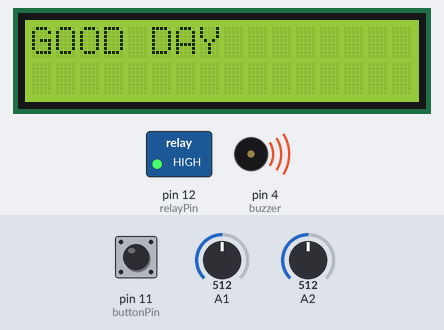
Simulated run of this sketch. Board: Arduino Uno, built with avr-gcc and run on an emulated ATmega328P. Parts: 16×2 character LCD, switched loads named in the sketch (green lamp = pin HIGH), buzzer (waves = sounding). The inputs (shaded band) are chosen by the test bench; at power-on: pin 11 (buttonPin) LOW, A1 = 512, A2 = 512. What the sketch prints to the serial monitor is not drawn.

Above: at 0.2 s.
At 4.6 s:
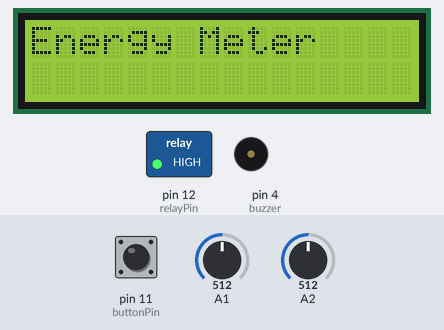
At 23.2 s:
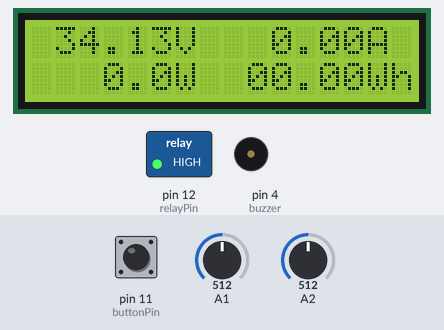
At 36.2 s:
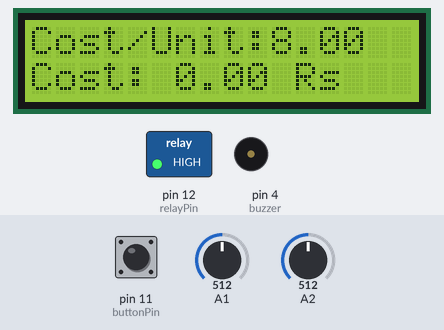
Timing chart, 0 to 37.7 s (numbered marks = the images above):
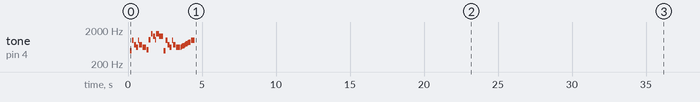

Measured:
- what the display in image 1 shows lasts 2.0 s, from 4.6 s to 6.6 s
- what the display in image 2 shows lasts 1.6 s, from 23.1 s to 24.7 s

The sketch:

Arduino_Energy_Meter004.ino
```cpp
/*
 * Documentation:
*This Energy Meter project offers a user-friendly interface through an LCD display, providing valuable

*information on electrical parameters. The project begins with a welcome message and a dynamic scrolling description,
creating an engaging startup sequence. The real-time display of voltage, current, power, and energy consumption,
along with unit conversions, ensures comprehensive information for the user.

*The code employs modular functions, enhancing maintainability. The controlRelay function ensures
safety by monitoring current levels and controlling the relay accordingly. Manual control through
a button press and accompanying audio feedback via the buzzer adds a convenient user interface.

*The scrolling text function provides additional project details during the initialization phase,
improving the user experience. The removal of the musical theme simplifies the code while maintaining its
essential functionality.

*The LCD layout effectively presents information with labeled units, contributing to user-friendly output
 Additionally, the code includes energy cost calculations, extending its practical utility.

*In summary, this Energy Meter project showcases a well-structured and documented codebase,
offering a versatile solution for monitoring and controlling electrical parameters.
The removal of the musical component streamlines the code, and thorough comments aid understanding
and future modifications. The integration of an LCD display, relay control, and user interaction
elements makes this project a valuable tool for practical applications.*/

//CONTRIBUTORS
/*
 * Anagha Ravikumar
 * Anfaz K A
 * Arni Prem
 * Aswin Lal K S
*/


#include <Wire.h>
#include <LiquidCrystal_I2C.h>

LiquidCrystal_I2C lcd(0x27, 2, 16);
const int analogInPin = A0;
const int relayPin = 12;
const int buttonPin = 11;
bool isButtonPressed = false;
unsigned long lastButtonPress = 0;

int a, b, c;
long volt, current, power, ah, wh;
unsigned long msec = 0;
float time = 0.0;
int sample = 0;
float totalCharge = 0.0;
float averageAmps = 0.0;
float ampSeconds = 0.0;
long ampHours = 0;

/*
  Pacman Intro Theme
  Connect a piezo buzzer or speaker to pin 11 or select a new pin.
  More songs available at https://github.com/robsoncouto/arduino-songs

                                              Robson Couto, 2019
*/
#define NOTE_B0  31
#define NOTE_C1  33
#define NOTE_CS1 35
#define NOTE_D1  37
#define NOTE_DS1 39
#define NOTE_E1  41
#define NOTE_F1  44
#define NOTE_FS1 46
#define NOTE_G1  49
#define NOTE_GS1 52
#define NOTE_A1  55
#define NOTE_AS1 58
#define NOTE_B1  62
#define NOTE_C2  65
#define NOTE_CS2 69
#define NOTE_D2  73
#define NOTE_DS2 78
#define NOTE_E2  82
#define NOTE_F2  87
#define NOTE_FS2 93
#define NOTE_G2  98
#define NOTE_GS2 104
#define NOTE_A2  110
#define NOTE_AS2 117
#define NOTE_B2  123
#define NOTE_C3  131
#define NOTE_CS3 139
#define NOTE_D3  147
#define NOTE_DS3 156
#define NOTE_E3  165
#define NOTE_F3  175
#define NOTE_FS3 185
#define NOTE_G3  196
#define NOTE_GS3 208
#define NOTE_A3  220
#define NOTE_AS3 233
#define NOTE_B3  247
#define NOTE_C4  262
#define NOTE_CS4 277
#define NOTE_D4  294
#define NOTE_DS4 311
#define NOTE_E4  330
#define NOTE_F4  349
#define NOTE_FS4 370
#define NOTE_G4  392
#define NOTE_GS4 415
#define NOTE_A4  440
#define NOTE_AS4 466
#define NOTE_B4  494
#define NOTE_C5  523
#define NOTE_CS5 554
#define NOTE_D5  587
#define NOTE_DS5 622
#define NOTE_E5  659
#define NOTE_F5  698
#define NOTE_FS5 740
#define NOTE_G5  784
#define NOTE_GS5 831
#define NOTE_A5  880
#define NOTE_AS5 932
#define NOTE_B5  988
#define NOTE_C6  1047
#define NOTE_CS6 1109
#define NOTE_D6  1175
#define NOTE_DS6 1245
#define NOTE_E6  1319
#define NOTE_F6  1397
#define NOTE_FS6 1480
#define NOTE_G6  1568
#define NOTE_GS6 1661
#define NOTE_A6  1760
#define NOTE_AS6 1865
#define NOTE_B6  1976
#define NOTE_C7  2093
#define NOTE_CS7 2217
#define NOTE_D7  2349
#define NOTE_DS7 2489
#define NOTE_E7  2637
#define NOTE_F7  2794
#define NOTE_FS7 2960
#define NOTE_G7  3136
#define NOTE_GS7 3322
#define NOTE_A7  3520
#define NOTE_AS7 3729
#define NOTE_B7  3951
#define NOTE_C8  4186
#define NOTE_CS8 4435
#define NOTE_D8  4699
#define NOTE_DS8 4978
#define REST      0
int tempo = 105;
int buzzer = 4;

int melody[] = {
  NOTE_B4, 16, NOTE_B5, 16, NOTE_FS5, 16, NOTE_DS5, 16,
  NOTE_B5, 32, NOTE_FS5, -16, NOTE_DS5, 8, NOTE_C5, 16,
  NOTE_C6, 16, NOTE_G6, 16, NOTE_E6, 16, NOTE_C6, 32, NOTE_G6, -16, NOTE_E6, 8,

  NOTE_B4, 16,  NOTE_B5, 16,  NOTE_FS5, 16,   NOTE_DS5, 16,  NOTE_B5, 32,
  NOTE_FS5, -16, NOTE_DS5, 8,  NOTE_DS5, 32, NOTE_E5, 32,  NOTE_F5, 32,
  NOTE_F5, 32,  NOTE_FS5, 32,  NOTE_G5, 32,  NOTE_G5, 32, NOTE_GS5, 32,  NOTE_A5, 16, NOTE_B5, 8
};

int notes = sizeof(melody) / sizeof(melody[0]) / 2;
int wholenote = (60000 * 4) / tempo;
int divider = 0, noteDuration = 0;

void setup() {
  pinMode(relayPin, OUTPUT);
  digitalWrite(relayPin, HIGH);
  pinMode(buttonPin, INPUT);
  pinMode(buzzer, OUTPUT);
  lcd.begin(16, 2);
  Serial.begin(9600);
  lcd.init();
  lcd.backlight();

  lcd.setCursor(0, 0);
  lcd.print("GOOD DAY");

  for (int thisNote = 0; thisNote < notes * 2; thisNote = thisNote + 2) {
    divider = melody[thisNote + 1];
    if (divider > 0) {
      noteDuration = (wholenote) / divider;
    } else if (divider < 0) {
      noteDuration = (wholenote) / abs(divider);
      noteDuration *= 1.5;
    }

    tone(buzzer, melody[thisNote], noteDuration * 0.9);
    delay(noteDuration);
    noTone(buzzer);
  }

  lcd.clear();
  lcd.setCursor(0, 0);
  lcd.print("Energy Meter");

  delay(2000);

  scrollText("Circuits & Measurements Lab  COURSE PROJECT  ");

  for (int i = 0; i < 2; ++i) {
    lcd.setCursor(0, 1);
    lcd.print("Initializing");
    delay(500);
    lcd.print(".");
    delay(500);
    lcd.print(".");
    delay(500);
    lcd.print(".");
    delay(500);
    lcd.clear();
  }

  lcd.clear();
}

void loop() {
  for (int i = 0; i < 200; i++) {
    c = analogRead(A1);
    a = analogRead(A2);
    volt = volt + a;
    current = current + c;
    delay(1);
  }
  current = (current / 200 - 514);
  if (current < 0.01) current = 0;
  current = current * 10.78260;
  volt = volt / 30;
  power = (volt * current) / 1000;

  sample = sample + 1;

  long msec = millis();
  float time = (float)msec / 1000.0;
  totalCharge = totalCharge + current;
  averageAmps = totalCharge / sample;
  ampSeconds = averageAmps * time;
  ampHours = ampSeconds / 3600;
  wh = ampHours * volt;

  Serial.print("{\"voltage\":");
  Serial.print(volt);
  Serial.print("}  ");
  Serial.print(current);
  Serial.print("mA ");
  Serial.print(power, 6);
  Serial.print("W ");
  Serial.print(ampHours, 6);
  Serial.print("Ah ");
  Serial.print(wh);
  Serial.print(" WATTHOUR   ");
  Serial.print(" units   ");
  Serial.print(wh / 1000.0, 6);
  Serial.println();

  controlRelay();
  lcd.setCursor(6, 0);
  lcd.print("V");
  b = volt % 10;
  lcd.setCursor(5, 0);
  lcd.print(b);
  b = (volt / 10) % 10;
  lcd.setCursor(4, 0);
  lcd.print(b);
  lcd.setCursor(3, 0);
  lcd.print(".");
  b = (volt / 100) % 10;
  lcd.setCursor(2, 0);
  lcd.print(b);
  b = (volt / 1000) % 10;
  lcd.setCursor(1, 0);
  if (volt > 999) lcd.print(b);
  else lcd.print(" ");

  lcd.setCursor(14, 0);
  lcd.print("A");

  b = current % 10;
  lcd.setCursor(13, 0);
  lcd.print(b);
  b = (current / 10) % 10;
  lcd.setCursor(12, 0);
  lcd.print(b);
  lcd.setCursor(11, 0);
  lcd.print(".");
  b = (current / 100) % 10;
  lcd.setCursor(10, 0);
  lcd.print(b);

  lcd.setCursor(6, 1);
  lcd.print("W");
  b = power % 10;
  lcd.setCursor(5, 1);
  lcd.print(b);
  b = (power / 10) % 10;
  lcd.setCursor(3, 1);
  lcd.print(b);
  lcd.setCursor(4, 1);
  lcd.print(".");
  b = (power / 100) % 10;
  lcd.setCursor(2, 1);
  if (power > 99) lcd.print(b);
  else lcd.print(" ");
  b = (power / 1000) % 10;

  lcd.setCursor(1, 1);
  if (power > 999) lcd.print(b);
  else lcd.print(" ");

  delay(100);
  lcd.setCursor(14, 1);
  lcd.print("Wh");

  b = wh % 10;
  lcd.setCursor(13, 1);
  lcd.print(b);
  b = (wh / 10) % 10;
  lcd.setCursor(12, 1);
  lcd.print(b);
  lcd.setCursor(11, 1);
  lcd.print(".");
  b = (wh / 100) % 10;
  lcd.setCursor(10, 1);
  lcd.print(b);
  b = (wh / 1000) % 10;
  lcd.setCursor(9, 1);
  lcd.print(b);
  controlRelay();
  delay(1500);

  lcd.clear();
  lcd.setCursor(0, 0);
  lcd.print("Energy Cons:");
  lcd.setCursor(0, 1);
  lcd.print(wh / 1000.0, 6);
  lcd.setCursor(9, 1);
  lcd.print("Units");
  delay(1500);
  lcd.clear();
  controlRelay();
  float costPerUnit = 8.00;
  float energyCost = (wh / 1000.0) * costPerUnit;
  lcd.setCursor(0, 0);
  lcd.print("Cost/Unit: ");
  lcd.setCursor(10, 0);
  lcd.print(costPerUnit);

  lcd.setCursor(0, 1);
  lcd.print("Cost: ");
  lcd.print(energyCost, 2);
  lcd.setCursor(11, 1);
  lcd.print("Rs");

  delay(1500);
  lcd.clear();

  controlRelay();
}

void controlRelay() {
  if (current >= 120) {
    digitalWrite(relayPin, LOW);
    Serial.println("Relay OFF - Current exceeded limit");
  } else {
    if (digitalRead(buttonPin) == HIGH && !isButtonPressed) {
      digitalWrite(relayPin, HIGH);
      Serial.println("Relay ON - Button pressed");
      isButtonPressed = true;
      tone(buzzer, 1000, 1000);
    } else if (isButtonPressed) {
      isButtonPressed = false;
    }
  }
}

void scrollText(const char* text) {
  int textLength = strlen(text);

  for (int i = 0; i < textLength - 16; ++i) {
    int startPos = i % textLength;
    lcd.clear();
    lcd.setCursor(0, 0);

    for (int j = 0; j < 16; ++j) {
      lcd.write(text[(startPos + j) % textLength]);
    }

    delay(400);
  }
}
```
